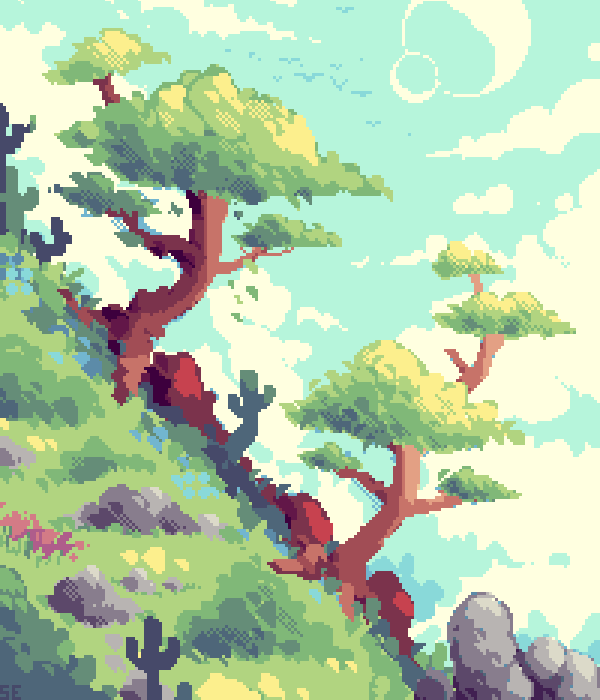
%> input picture data/color-space-eval/pixel-trees.png, 600 x 700 px; its folder holds only this picture in this run
$ octave storeObjValues.m   (GNU Octave 9; MATLAB toolbox functions it lacks are replaced by stand-ins)
%> lines starting %> are read from the running program, lines starting %| are printed output that depends on the picture
### src/upscaleInColorSpace.m
function out = upscaleInColorSpace(in, scaleFactor, colorSpace, method, verbose)
%> called with scaleFactor = 0.25, colorSpace = 'srgb', method = 'lanczos2'
    if strcmp(colorSpace, 'srgb')
        % Do nothing
        transf = @(x) x;
        invTransf = @(x) x;
    elseif strcmp(colorSpace, 'linrgb')
        transf = @rgb2lin;
        invTransf = @lin2rgb;
    elseif strcmp(colorSpace, 'lab')
        transf = @rgb2lab;
        invTransf = @lab2rgb;
    elseif strcmp(colorSpace, 'ycbcr')
        transf = @rgb2ycbcr;
        invTransf = @ycbcr2rgb;
    elseif strcmp(colorSpace, 'hsv')
        transf = @rgb2hsv;
        invTransf = @hsv2rgb;
    elseif strcmp(colorSpace, 'xyz')
        transf = @rgb2xyz;
        invTransf = @xyz2rgb;
    end

    in = transf(in);

    if strcmp(method, 'ogniewski')
        outInColorSpace = ogniewskiUpscale(in, scaleFactor);
    elseif strcmp(method, 'eq1')
        outInColorSpace = eq1Upscale(in, scaleFactor);
    else
        outInColorSpace = imresize(in, scaleFactor, method);
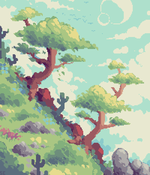
%> outInColorSpace: size 175x150x3 double; mean R, G, B 0.701, 0.797, 0.671; drawn with min black and max white
    end

    out = invTransf(outInColorSpace);

    if nargin == 5 && verbose
        disp(['=== ', method, ' == ' colorSpace, ' ==='])
        disp(['Min/max value in color space: ' ...
            num2str(min(outInColorSpace, [], 'all')), '/' ...
            num2str(max(outInColorSpace, [], 'all'))]);
        disp(['Min/max value in final image in srgb: ' ...
            num2str(min(out, [], 'all')), '/' ...
            num2str(max(out, [], 'all'))]);

    end
end

### src/clamp.m
function y = clamp(x,bot,top)
%> called with bot = 0, top = 1
  y=min(max(x,bot),top);
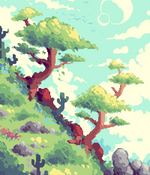
%> y: size 175x150x3 double; mean R, G, B 0.7, 0.796, 0.671
end

### src/ogniewski/getCValues.m
function alphas = getCValues(im)
% Corresponds to calc_cvalues in origininal C implementation

height = size(im, 1);
width = size(im, 2);

alphas = zeros(height, width, 2);

%% Corresponding to first if
d0 = im(:, 2:end-1, :) - im(:, 1:end-2, :);
d1 = im(:, 3:end, :) - im(:, 2:end-1, :);

% Don't know how this correlates to the paper...
td = 0.5 * (d0 + d1);
tempAlphas = 0.5 * ones(height, width-2, 3);
mask = abs(d0) < abs(td);
tempAlphas(mask) = abs(d0(mask)) ./ abs(td(mask)) * 0.5;
mask = abs(d1) < abs(td);
tempAlphas(mask) = abs(d1(mask)) ./ abs(td(mask)) * 0.5;

% Disregard if both zero
tempAlphas((d0 == 0) & (d1 == 0)) = NaN;
% Set to zero if different signs
tempAlphas(sign(d0) ~= sign(d1)) = 0;

alphas(:, 2:end-1, 1) = min(tempAlphas, [], 3);

%% Corresponding to second if
d0 = im(2:end-1, :, :) - im(1:end-2, :, :);
d1 = im(3:end, :, :) - im(2:end-1, :, :);

% Don't know how this correlates to the paper...
td = 0.5 * (d0 + d1);
tempAlphas = 0.5 * ones(height-2, width, 3);
mask = abs(d0) < abs(td);
tempAlphas(mask) = abs(d0(mask)) ./ abs(td(mask)) * 0.5;
mask = abs(d1) < abs(td);
tempAlphas(mask) = abs(d1(mask)) ./ abs(td(mask)) * 0.5;

% Disregard if both zero
tempAlphas((d0 == 0) & (d1 == 0)) = NaN;
% Set to zero if different signs
tempAlphas(sign(d0) ~= sign(d1)) = 0;

alphas(2:end-1, :, 2) = min(tempAlphas, [], 3);

%% Set all disregarded to zero
alphas(isnan(alphas)) = 0;


end

### src/ogniewski/calcNewGeometry.m
function [height, width, inCoordX, inCoordY] = calcNewGeometry(im, scaleFactor)
height = ceil(size(im, 1) * scaleFactor);
width = ceil(size(im, 2) * scaleFactor);
outCoordX = (1:width)';
outCoordY = (1:height)';
inCoordX = calcOutCoord(outCoordX, scaleFactor);
inCoordY = calcOutCoord(outCoordY, scaleFactor);
end

### src/ogniewski/ogniewskiUpscale.m
function scaledIm = ogniewskiUpscale(im, scaleFactor)
%OGNIEWSKIUPSCALE Upscale image using the Ogniewski method
%   Based on the paper "Artifact-Free Color Interpolation" by Jens
%   Ogniewski.

alphas = getCValues(im);

[height, width, inCoordX, inCoordY] = calcNewGeometry(im, scaleFactor);
scaledIm = zeros(height, width, 3);

for y = 1:height % Pixel indices in upscaled image
for x = 1:width
    yin = inCoordY(y);
    xin = inCoordX(x);

    % Positions in input space
    h = min(size(im,1), max(1, floor(yin)));
    g = min(size(im,2), max(1, floor(xin)));

    bx = xin - floor(xin) - 0.5;
    by = yin - floor(yin) - 0.5;
    signx = sign(bx);
    signy = sign(by);
    bx = abs(bx);
    by = abs(by);

    % 3x3 neighborhood colors
    bc = zeros(3,3,3);
    for dy = 1:3
    for dx = 1:3
        ty = (dy - 2) * signy + h;
        tx = (dx - 2) * signx + g;

        % Restrict to valid range
        ty = max(1, min(size(im, 1), ty));
        tx = max(1, min(size(im, 2), tx));

        % This is much faster than `bc(dy, dx, :) = im(ty, tx, :);`
        % Why? No idea
        bc(dy, dx, 1) = im(ty, tx, 1);
        bc(dy, dx, 2) = im(ty, tx, 2);
        bc(dy, dx, 3) = im(ty, tx, 3);

        ax0 = alphas(h, g, 1)*(1-2*by^2) + alphas(ty,g, 1)*2*by^2;
        ax1 = alphas(h, tx,1)*(1-2*by^2) + alphas(ty,tx,1)*2*by^2;
        ay0 = alphas(h, g, 2)*(1-2*bx^2) + alphas(h, tx,2)*2*bx^2;
        ay1 = alphas(ty,g, 2)*(1-2*bx^2) + alphas(ty,tx,2)*2*bx^2;
    end
    end

    % Inside the parenthesis of last term eq 4 divided by 4
    ad4x = 3*bx^2 - 4*bx^3;
    ad4y = 3*by^2 - 4*by^3;

    wx = [ax0 .* (bx^2 - bx + ad4x)
		  1 - bx^2 - (1 + ax0.*2 - ax1.*2) * ad4x
		  (1 - ax0).*bx^2 + ax0.*bx + ((1 + ax0.*2 - ax1.*2) - ax0).*ad4x];
    wy = [ay0 .* (by^2 - by + ad4y)
		  1 - by^2 - (1 + ay0.*2 - ay1.*2) .* ad4y
		  (1 - ay0).*by^2 + ay0.*by + ((1 + ay0.*2 - ay1.*2) - ay0).*ad4y];

    tc = sum(sum(bc .* (wy * wx'), 1), 2);

    % Clamp final value to valid range
    % scaledIm(y, x, :) = min(1, max(0, tc));

    % Or dont
    scaledIm(y, x, :) = tc;
end
end

end

### src/ogniewski/calcOutCoord.m
function inCoord = calcOutCoord(outCoord, scaleFactor)
    % See matlab.images.internal.resize.contributions
    inCoord = outCoord/scaleFactor + 0.5 * (1 - 1/scaleFactor) + 0.5;
end

### src/storeObjValues.m
clear
addpath('./scielab')
addpath('./ogniewski')
addpath('../data/color-space-eval/')

png = dir('./../data/color-space-eval/*.png');
jpg = dir('./../data/color-space-eval/*.jpg');
scalefactor = 4;

f = vertcat(jpg,png);
files={f.name};
for k=1:numel(files)
    files{k}
    Im{k}=imread(files{k});
    img = im2double(imread(files{k}));

    downscaleAllInSameSpace = true;
    downscaleSpace = 'srgb'; % if above is true
    downscaleMethod = 'lanczos2';
    upscaleMethod = 'ogniewski';

    spaces = {
        'srgb'  % 1
        'linrgb'% 2
        'hsv'   % 3
        'ycbcr' % 4
        'lab'   % 5
        'xyz'}; % 6

    if downscaleAllInSameSpace
        downscaled = upscaleInColorSpace(img, 1/scalefactor, downscaleSpace, downscaleMethod);
        downscaled = clamp(downscaled, 0, 1);
    end

    out = cell(length(spaces), 1);
    for i = 1:length(spaces)
        if ~downscaleAllInSameSpace
            downscaled = upscaleInColorSpace(img, 1/scalefactor, spaces{i}, downscaleMethod);
            downscaled = clamp(downscaled, 0, 1);
        end
%> (the run ends here)
